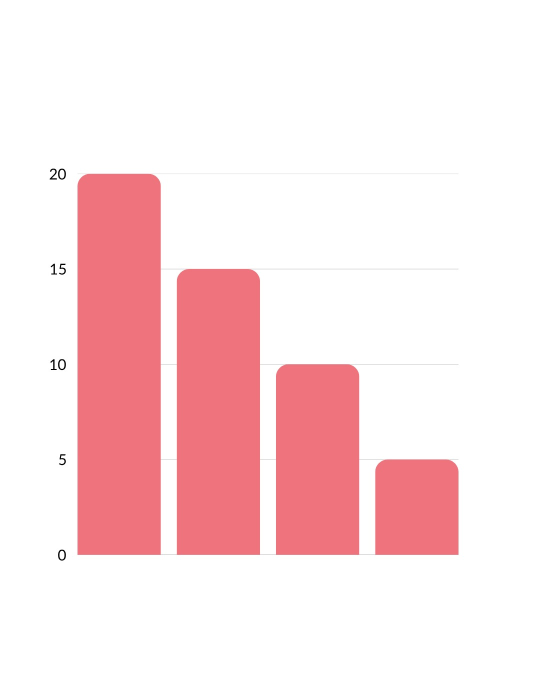
#> input picture Grafico 1.jpeg, 1080 x 1350 px (shown at 1/2 size); its folder holds only this picture in this run
$ python -i morphology.py   (imports and definitions only)
#> lines starting #> are read from the running program, lines starting #| are printed output that depends on the picture
"""
MORFOLOGIA MATEMÁTICA (Operações com Elemento Estruturante)
===========================================================

A morfologia matemática é um ramo da PDI que processa imagens baseado em
FORMATOS. Utiliza um "carimbo" chamado Elemento Estruturante (SE / Kernel)
que percorre a imagem binária para expandir, contrair ou analisar objetos.

Conceito fundamental:
    O Elemento Estruturante (geralmente 3x3 em cruz ou quadrado) é posicionado
    sobre cada pixel da imagem. O resultado depende de como os pixels do SE
    "encaixam" com os pixels da imagem.

Operações básicas:
    - DILATAÇÃO (X ⊕ S): MÁXIMO local — expande objetos brancos
    - EROSÃO (X ⊖ S): MÍNIMO local — contrai objetos brancos
    - ABERTURA (X ∘ S): Erosão + Dilatação — remove ruído branco
    - FECHAMENTO (X • S): Dilatação + Erosão — preenche buracos pretos
    - AFINAMENTO: Reduz ao esqueleto de 1 pixel (Steinfeld, Zhang-Suen, Holt)

Referência: 7_Morfologia_Matemática.docx
            Morfologia_Matematica.pptx
            Afinamento.pptx
            TCC_Algoritmos_Thinning_Suas_Aplicacoes.pdf
"""

import cv2
import numpy as np


# [119 lines left out: functions apply_dilation, apply_erosion, apply_opening, apply_closing, not called in this run]


def apply_thinning(image_bytes: bytes, method: str = 'steinfeld') -> bytes:
    """
    AFINAMENTO (Esqueletização / Skeletonization)
    ==============================================

    Reduz um objeto binário ao seu "esqueleto" — linhas de 1 pixel de
    espessura que representam a forma central do objeto, preservando
    a conectividade e topologia.

    Métodos implementados (todos em Python puro):

    1. STEINFELD (Erosão Iterativa):
       Fórmula: S_k(X) = (X ⊖ kS) - [(X ⊖ kS) ∘ S]
       Itera até não restar pixels brancos. Limite de segurança: 1000 iterações.

    2. ZHANG-SUEN (Paralelo):
       Duas sub-iterações por passo. Remove pixel P1 se:
       - 2 ≤ B(P1) ≤ 6 (nº de vizinhos brancos)
       - A(P1) = 1 (uma transição 0→1 ao redor)
       - Condições específicas para N/S e L/O

    3. HOLT (Simplificado):
       Variação do Steinfeld com lógica de parada simplificada.
       Itera erode→dilate→subtract→union. Limite: 100 iterações.

    Referência: Afinamento.pptx
    "O afinamento reduz objetos binários ao seu esqueleto de 1 pixel,
    preservando a conectividade e topologia. O algoritmo remove
    iterativamente pixels de borda que não são essenciais para a forma."

    Referência: TCC_Algoritmos_Thinning_Suas_Aplicacoes.pdf
    """
    nparr = np.frombuffer(image_bytes, np.uint8)
    img = cv2.imdecode(nparr, cv2.IMREAD_COLOR)

    # Converter para tons de cinza se necessário
    if len(img.shape) == 3:
        gray = cv2.cvtColor(img, cv2.COLOR_BGR2GRAY)
    else:
        gray = img.copy()

    # Binarizar com inversão: objeto=255, fundo=0
    _, img_bin = cv2.threshold(gray, 127, 255, cv2.THRESH_BINARY_INV)

    # Despachar para o método selecionado
    if method == 'zhang_suen':
        skeleton = _thinning_zhang_suen(img_bin)
    elif method == 'holt':
        skeleton = _thinning_holt(img_bin)
    else:  # steinfeld (default)
        skeleton = _thinning_steinfeld(img_bin)

    # Inverter resultado: esqueleto=255 no fundo preto
    result = cv2.bitwise_not(skeleton)

    if len(img.shape) == 3:
        result = cv2.cvtColor(result, cv2.COLOR_GRAY2BGR)

    _, buffer = cv2.imencode('.png', result)
    return buffer.tobytes()


# [186 lines left out: functions _thinning_steinfeld, _thinning_zhang_suen, _thinning_holt, not called in this run]

>>> import cv2
>>> picture = cv2.imread('../../Grafico 1.jpeg', cv2.IMREAD_GRAYSCALE)
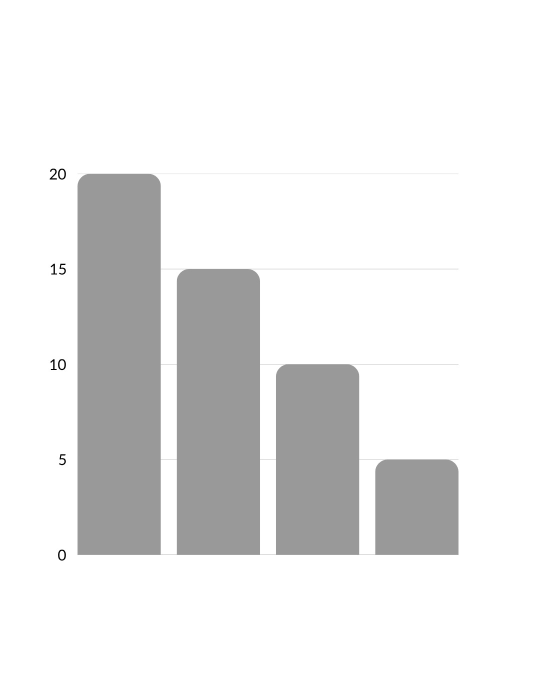
#> picture: shape (1350, 1080) (shown at 1/2 size); min 0, max 255, mean 232.7
>>> result = apply_thinning(picture)
#> (the run stopped early here; a loop or call above may not have finished)

$ run again, on Grafico 2.jpeg
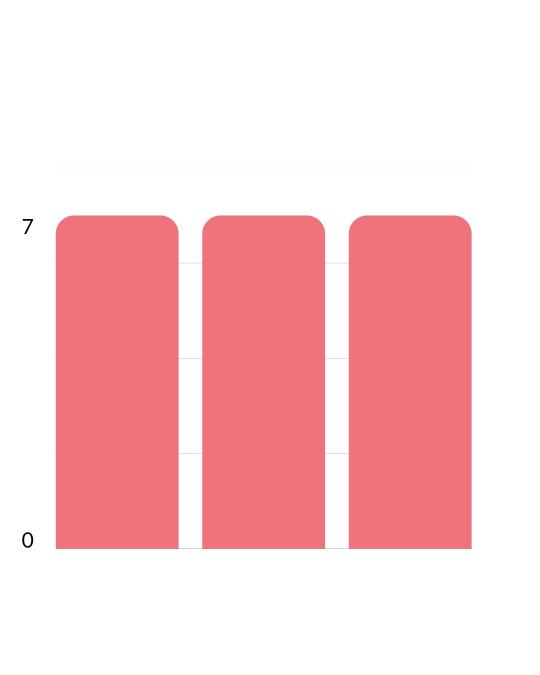
#> input picture Grafico 2.jpeg, 1080 x 1350 px (shown at 1/2 size)
#> `picture = cv2.imread('../../Grafico 1.jpeg', cv2.IMREAD_GRAYSCALE)`:
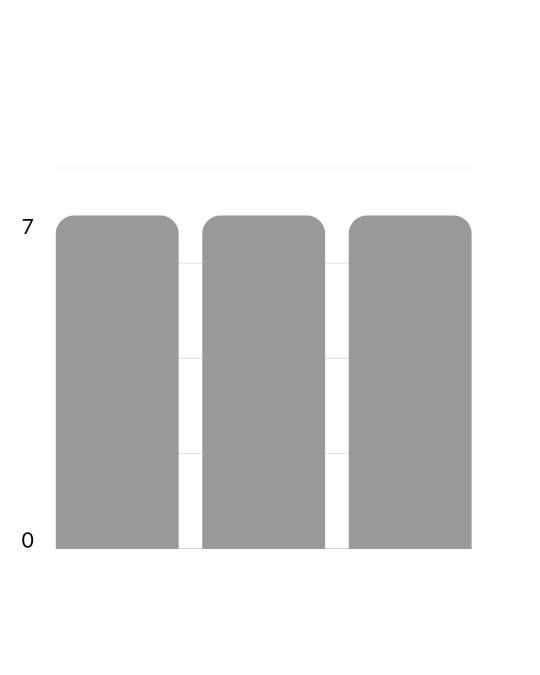
#> picture: shape (1350, 1080) (shown at 1/2 size); min 0, max 255, mean 220.6

$ run again, on Placa 1.jpeg
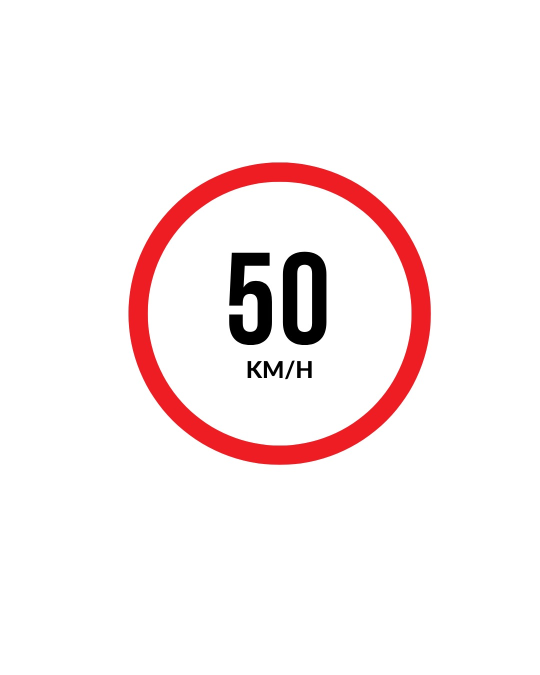
#> input picture Placa 1.jpeg, 1080 x 1350 px (shown at 1/2 size)
#> `picture = cv2.imread('../../Grafico 1.jpeg', cv2.IMREAD_GRAYSCALE)`:
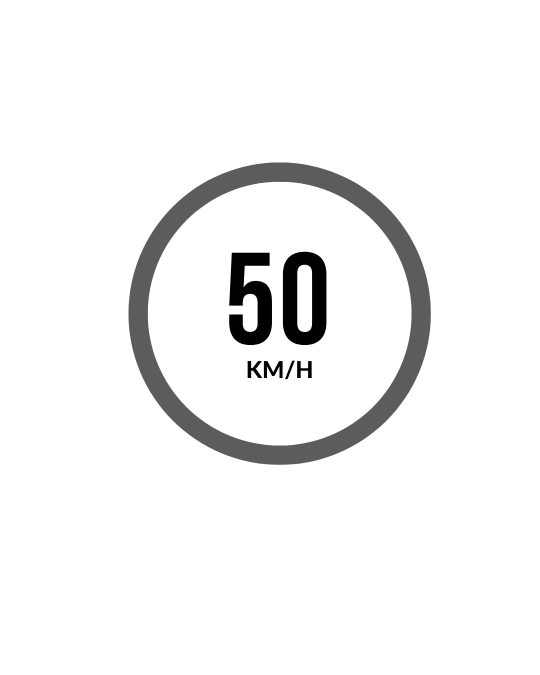
#> picture: shape (1350, 1080) (shown at 1/2 size); min 0, max 255, mean 243.3

$ run again, on Placa 2.jpeg
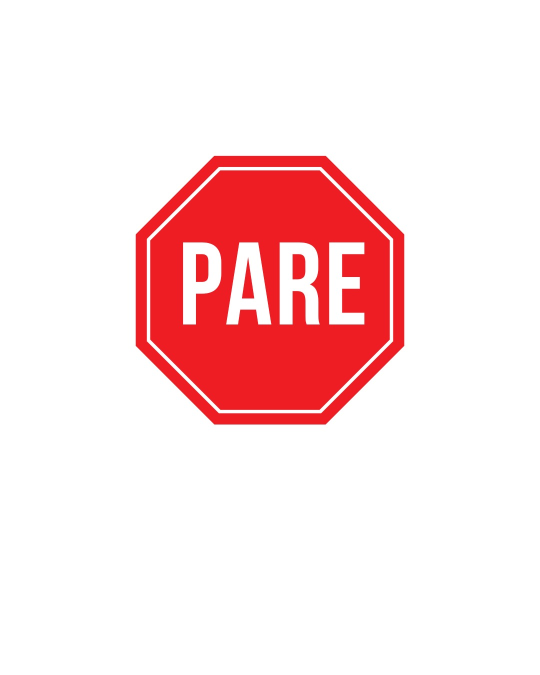
#> input picture Placa 2.jpeg, 1080 x 1350 px (shown at 1/2 size)
#> `picture = cv2.imread('../../Grafico 1.jpeg', cv2.IMREAD_GRAYSCALE)`:
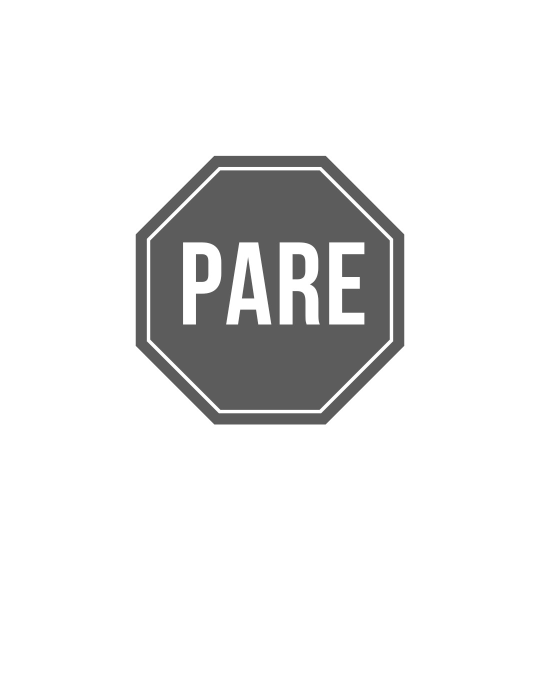
#> picture: shape (1350, 1080) (shown at 1/2 size); min 81, max 255, mean 233.1
